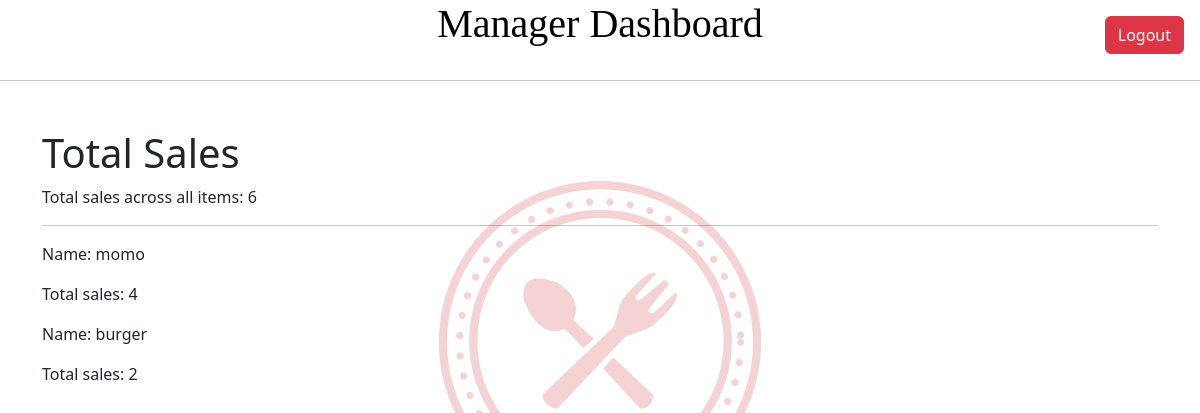
The page /totalsales/ on the database its author committed.
### myapp/models.py (models this page shows, shortened)
class Menu(models.Model):
    name=models.CharField(max_length=20)
    price=models.IntegerField()

### myapp/views.py (the view)
# urls.py: path('totalsales/',views.TotalSales.as_view(), name='indexoftotal'),
class TotalSales(ListView):
    model=Menu
    template_name="resturant/total_sales.html"
    def get_queryset(self):
        queryset = super().get_queryset()
        queryset = queryset.annotate(total_sales=Sum('order__qty_of_order'))
        return queryset
    def get_context_data(self, **kwargs):
        context = super().get_context_data(**kwargs)
        total_sales = self.calculate_total_sales()
        context['total_sales'] = total_sales
        return context
    def calculate_total_sales(self):
        total_sales = Order.objects.aggregate(total_sales=Sum('qty_of_order'))['total_sales']
        if total_sales is None:
            total_sales = 0
        return total_sales

### myapp/templates/resturant/total_sales.html (shortened to what this page needs)
{% extends "resturant/base.html" %}
{% block content %}
<!DOCTYPE html>
<html>
<head>
    <link href="https://cdn.jsdelivr.net/npm/bootstrap@5.3.3/dist/css/bootstrap.min.css" rel="stylesheet">
</head>
<body>
    <div class="container mt-5">
        <h1>Total Sales</h1>
        <p>Total sales across all items: {{ total_sales }}</p>
        <hr>
        {% for t in object_list %}
            <div>
                <p>Name: {{ t.name }}</p>
                <p>Total sales: {{ t.total_sales }}</p>
            </div>
        {% endfor %}
    </div>
</body>
</html>
{% endblock %}

### rows shown on the page
Menu: name "momo", total_sales "4"
Menu: name "burger", total_sales "2"

### other values the page prints
{{ total_sales }} "6"
